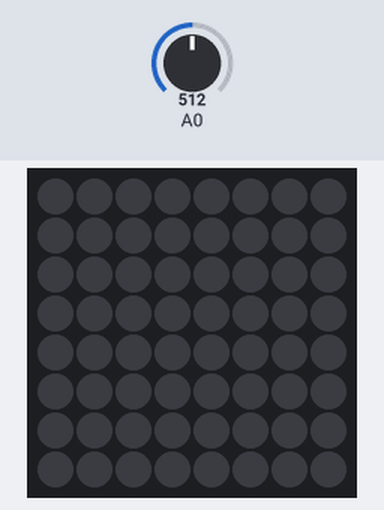
Bench run of a sketch on a simulated Arduino Uno, built with avr-gcc and run on an emulated ATmega328P. On the bench: 8×8 RGB LED matrix (first LED top left, wired row by row). The test bench sets the inputs (shaded band); at power-on: A0 = 512.

Above: at 1.2 s.
1.3 s: A0 set to 716
2.8 s: A0 set to 122
At 2.82 s:
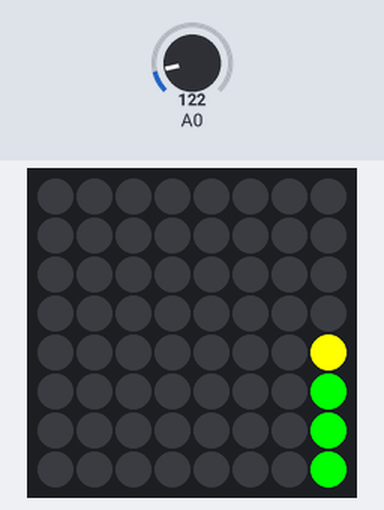
4.3 s: A0 set to 1023
At 4.31 s:
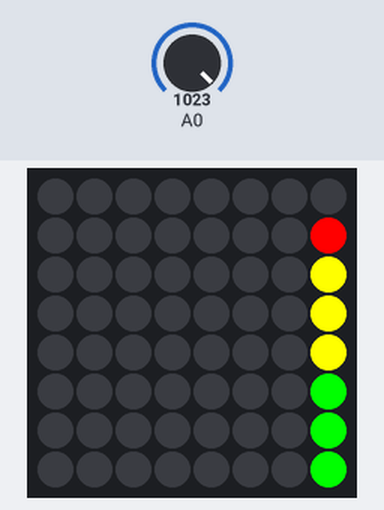
Timing chart, 0 to 7.3 s (numbered marks = the images above; inputs shaded):
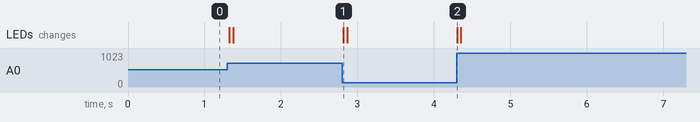

The sketch:

scroll.ino
```cpp
/****************************************
Scrolling sound level meter
Richard Hawthorn
richardhawthorn.com
Cambridge Hackspace
Aug 2015
For use with SoundMeter board
Based on code from Adafruit
****************************************/

#include <Wire.h>
#include "Adafruit_LEDBackpack.h"
#include "Adafruit_GFX.h"

// Include the Matrix code
Adafruit_BicolorMatrix matrix = Adafruit_BicolorMatrix();

const int maxScale = 8;
const int redZone = 6;
const int yellowZone = 3;

const int sampleWindow = 50; // Sample window width in mS (50 mS = 20Hz)
unsigned int sample;

void setup()
{
   analogReference(EXTERNAL); //use external voltage reference
   matrix.begin(0x70);  // start the matrix display
}

void loop()
{
   unsigned long startMillis = millis();  // Start of sample window
   unsigned int peakToPeak = 0;   // peak-to-peak level

   unsigned int signalMax = 0;
   unsigned int signalMin = 1024;

   //sample for a set period of time
   while (millis() - startMillis < sampleWindow)
   {
      sample = analogRead(0);

      if (sample < 1024) //make sure we are in the right range
      {
         if (sample > signalMax)
         {
            signalMax = sample;  // save max value
         }
         else if (sample < signalMin)
         {
            signalMin = sample; //save sample value
         }
      }
   }
   peakToPeak = signalMax - signalMin;

   // map the peaks to the scale
   int displayPeak = map(peakToPeak, 0, 1023, 0, maxScale);

   // shift the previous values left
   for (int i = 0; i < 8; i++)
   {
      matrix.displaybuffer[i] = (matrix.displaybuffer[i] >> 1);
   }

   // draw the new value
   for (int i = 0; i <= maxScale; i++)
   {
      if (i >= displayPeak)
      {
         matrix.drawPixel(7, 7-i, 0);
      }
      else if (i < yellowZone) // green
      {
         matrix.drawPixel(7, 7-i, LED_GREEN);
      }
      else if (i < redZone) // yellow
      {
         matrix.drawPixel(7, 7-i, LED_YELLOW);
      }
      else // red
      {
         matrix.drawPixel(7, 7-i, LED_RED);
      }
   }
   matrix.writeDisplay();  // write the changes we just made to the display
}
```

Measured:
- after the input at 2.8 s, the LEDs: change at once (image 1)
- after the input at 4.3 s, the LEDs: change at once (image 2)
